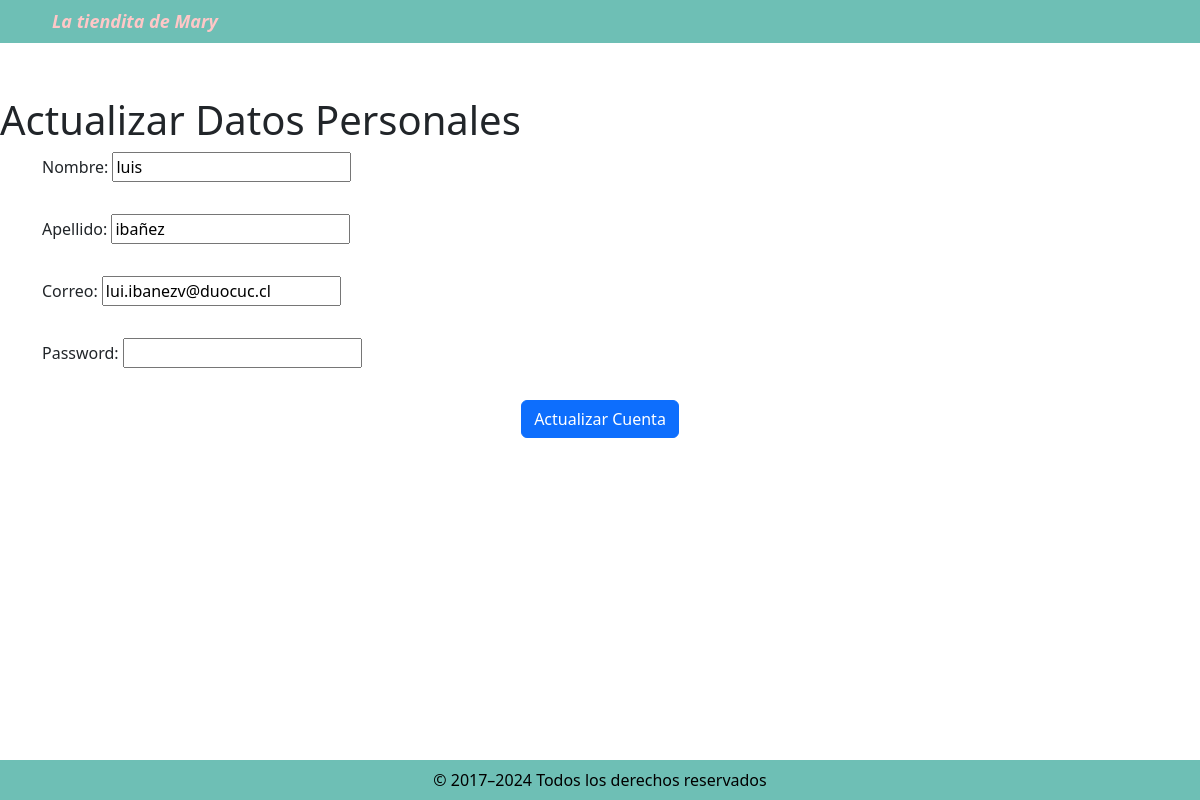
Screenshot of /usuarios_actualizar/3/ with the database file from the repository.
### productosApp/models.py (models this page shows, shortened)
class Usuario(models.Model):
    nombre = models.CharField(max_length=100)
    apellido = models.CharField(max_length=100)
    correo = models.EmailField(unique=True)
    password = models.CharField(
        max_length=12,
        validators=[
            MinLengthValidator(8),  # Mínimo 8 caracteres
            MaxLengthValidator(12)  # Máximo 12 caracteres
        ]
    )

### productosApp/views.py (the view)
# urls.py: path('usuarios_actualizar/<int:pk>/', views.actualizar_usuario, name='actualizar_usuario'),
def actualizar_usuario(request, pk):
    usuario = get_object_or_404(Usuario, pk=pk)
    if request.method == 'POST':
        form = UsuarioForm(request.POST, instance=usuario)
        if form.is_valid():
            form.save()
            return redirect('lista_usuarios')
    else:
        form = UsuarioForm(instance=usuario)
    return render(request, 'productosApp/actualizar_usuario.html', {'form': form, 'usuario': usuario})

### productosApp/forms.py (shortened to what this page needs)
class UsuarioForm(forms.ModelForm):
    class Meta:
        model = Usuario
        fields = ['nombre', 'apellido', 'correo', 'password']
        widgets = {
            'password': forms.PasswordInput(),
        }

### productosApp/templates/productosApp/actualizar_usuario.html (shortened to what this page needs)
{% load static %}
<!DOCTYPE html>
<html lang="en">
<head>
    <link rel="stylesheet" href="{% static 'productosApp/index.css' %}">
    <link href="https://cdn.jsdelivr.net/npm/bootstrap@5.3.3/dist/css/bootstrap.min.css" rel="stylesheet"
>
</head>
<body>
    <nav class="navbar navbar-expand-lg fixed-top">
        <div class="container">
            <a class="navbar-brand" href="{% url 'index' %}"><i>La tiendita de Mary</i></a>
        </div>
    </nav>
    <div class="title-text mt-5 pt-5">
        <h1>Actualizar Datos Personales</h1>
    </div>
    <section class="container">
        <form method="POST" class="row g-3 needs-validation" novalidate>
            {{ form.as_p }}
            <div class="col-12 text-center">
                <button class="btn btn-primary" type="submit">Actualizar Cuenta</button>
            </div>
        </form>
    </section>
</body>
<footer class="p-2 text-center">
    <div class="container">
        <p class="footer-light text-black">© 2017–2024 Todos los derechos reservados</p>
    </div>
</footer>
</html>

### productosApp/static/productosApp/index.css (style rules this page uses)
html { height: 100%; }
body { margin-top: auto; display: flex; flex-direction: column; min-height: 100%; background-color: #ffc7c7; font-family: Arial, sans-serif; }
.navbar { background-color: #6ebfb5; margin-top: auto; padding: 10px 0; }
.navbar a { color: #ffc7c7; font-weight: 600; font-size: 18px; text-decoration: none; padding: 0 10px; }
footer { position: fixed; bottom: 0; width: 100%; height: 40px; background-color: #6ebfb5; text-align: center; padding: 10px 0; }

### rows the page displays
Usuario: nombre "luis", apellido "ibañez", correo "lui.ibanezv@duocuc.cl"
